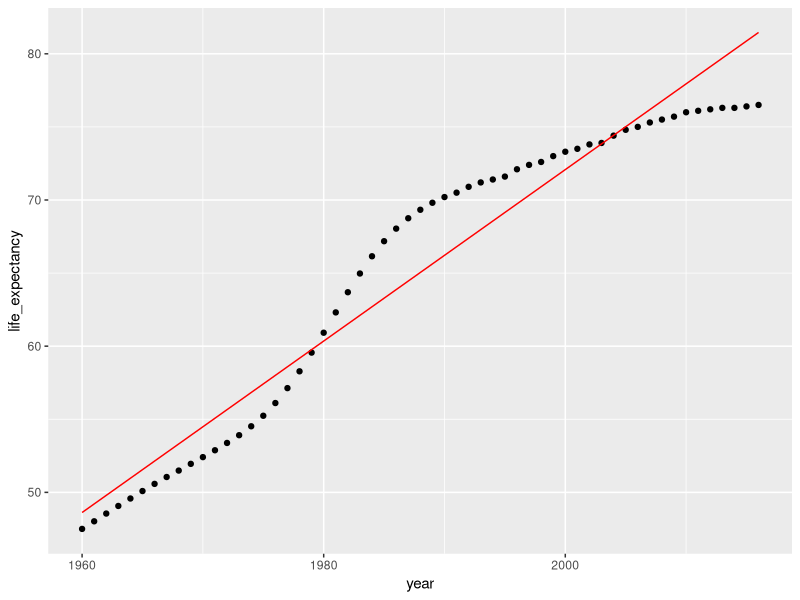

Write R code to recreate this figure.
library(tidyverse)
library(dslabs)
library(broom)

## List Column Workflow:
#' 1. Make a list column (nest)
#' 2. Work with list columns (map)
#' 3. Simplify the list columns (unnest)

## The Gapminder Dataset: 77 obs for 52 years per country. 6 features


## Nesting by country

gap_nested <- gapminder %>% 
      group_by(country) %>% 
      nest() # creates a serie of nested data set for each country

# Viewing a Nested Tibble

gap_nested$data[[2]]
gap_nested$data[[4]]

mean(gap_nested$data[[2]]$population, na.rm = T)

## Simplify List Columns - unnest()

gap_unnested <- gap_nested %>% 
      unnest()

# Confirm that your data was not modified  
identical(gapminder, gap_unnested)


# The map family of functions -----------------------------------------------------------------

gap_nested %>% # group_by(gapminder, country) %>% nest() -- Make a list column
      mutate(pop_mean = map(data, ~mean(.x$population, na.rm = T))) %>% # Work with lists
      unnest(pop_mean) # Simplify the list columns

gap_nested %>% # group_by(gapminder, country) %>% nest() -- Make a list column
      mutate(pop_mean = map_dbl(data, ~mean(.x$population, na.rm = T))) # Work with lists

# Build models with map()

gap_models <- gap_nested %>% # group_by(gapminder, country) %>% nest() -- Make a list column
      mutate(model = map(data, ~lm(formula = life_expectancy~year, data = .x))) # Work with lists

# Extract the model for Algeria    
algeria_model <- gap_models$model[[2]]

# View the summary for the Algeria model
summary(algeria_model)

# Tidy your models with broom -----------------------------------------------------------------

#' Now that you know how to work with list columns in a tidy manner you can begin to work
#' with the tools you need to explore and evaluate machine learning models.
#' 
#' The bulk of the work of machine learning resides in step two of the list column workflow.
#' 
#' We are going to work with broom package, which was designed to convert useful model outputs
#' into tidy dataframes.
#' 
#' The core of broom is encapsulated by three functions: tidy, glance and augment.

tidy(algeria_model) # coefficients and test statistics
glance(algeria_model) # one row summary of a model
augment(algeria_model) # model-specifics statistics of fit for each obs

# Plotting augmented data

augment(algeria_model) %>% 
      ggplot(aes(x = year)) +
      geom_point(aes(y = life_expectancy)) +
      geom_line(aes(y = .fitted), color = "red")
